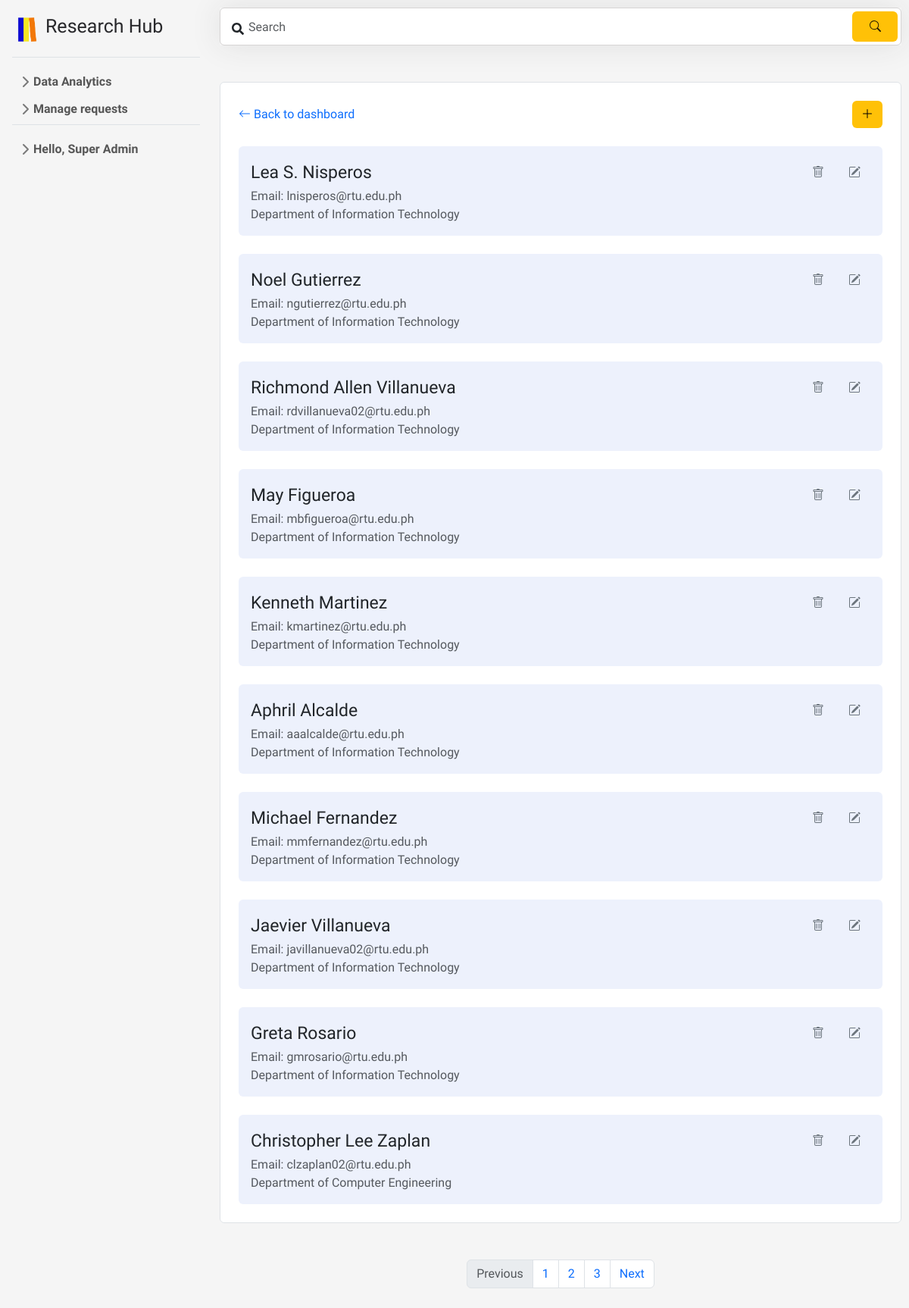
The page /supadmin/mAdvisers.php (signed in) on the database its author committed.
### tables this page shows
CREATE TABLE `advisers` (
  `id` int(11) NOT NULL,
  `name` varchar(30) NOT NULL,
  `email` varchar(60) NOT NULL,
  `dept` varchar(30) NOT NULL
);

### supadmin/mAdvisers.php (the view, shortened to what this page needs)
<?php
include '../includes/header.php';
include '../includes/sidebarSupadmin.php';
echo "<link rel='stylesheet' type='text/css' href='../css/aDashStyle.css'>";
echo "<link rel='stylesheet' type='text/css' href='../css/scrollbar.css'>";
echo "<link rel='stylesheet' type='text/css' href='../css/mAdvisers.css'>";
$advisersPerPage = 10;
try {
    if (isset($_GET['search'])) {
        $search = $_GET['search'];
        $stmt = $pdo->prepare("SELECT * FROM `advisers` WHERE name LIKE :search");
        $stmt->bindValue(':search', "%$search%");
    } else {
        $stmt = $pdo->prepare("SELECT * FROM `advisers`");
    }
    $stmt->execute();
    $advisers = $stmt->fetchAll(PDO::FETCH_ASSOC);
} catch (PDOException $e) {
    $errMsg = "Error fetching advisers: " . $e->getMessage();
}
$currentPage = isset($_GET['page']) ? $_GET['page'] : 1;
$offset = ($currentPage - 1) * $advisersPerPage;
try {
    if (isset($_GET['search'])) {
        $search = $_GET['search'];
        $stmt = $pdo->prepare("SELECT * FROM `advisers` WHERE name LIKE :search LIMIT :offset, :perPage");
        $stmt->bindValue(':search', "%$search%");
    } else {
        $stmt = $pdo->prepare("SELECT * FROM `advisers` LIMIT :offset, :perPage");
    }
    $stmt->bindValue(':offset', $offset, PDO::PARAM_INT);
    $stmt->bindValue(':perPage', $advisersPerPage, PDO::PARAM_INT);
    $stmt->execute();
    $advisers = $stmt->fetchAll(PDO::FETCH_ASSOC);
} catch (PDOException $e) {
    $errMsg = "Error fetching advisers: " . $e->getMessage();
}
?>
<div id="content">
    <form class="search" method="get">
        <i class="fa fa-search"></i>
        <input type="text" class="form-control" placeholder="Search" name="search">
        <button class="btn btn-warning" type="submit">
            <svg xmlns="http://www.w3.org/2000/svg" width="15" height="15" fill="currentColor" class="bi bi-search" viewBox="0 0 16 16">
                <path d="M11.742 10.344a6.5 6.5 0 1 0-1.397 1.398h-.001q.044.06.098.115l3.85 3.85a1 1 0 0 0 1.415-1.414l-3.85-3.85a1 1 0 0 0-.115-.1zM12 6.5a5.5 5.5 0 1 1-11 0 5.5 5.5 0 0 1 11 0"/>
            </svg>
        </button>
    </form>
    <ul class="list-group mt-5 mb-5">
        <li class="list-group-item p-4">
            <div class="d-flex justify-content-between align-items-center">
                <a href="aDashboard.php" class="text-decoration-none">
                    <svg xmlns="http://www.w3.org/2000/svg" width="16" height="16" fill="currentColor" class="bi bi-arrow-left" viewBox="0 0 16 16">
                        <path fill-rule="evenodd" d="M15 8a.5.5 0 0 0-.5-.5H2.707l3.147-3.146a.5.5 0 1 0-.708-.708l-4 4a.5.5 0 0 0 0 .708l4 4a.5.5 0 0 0 .708-.708L2.707 8.5H14.5A.5.5 0 0 0 15 8"/>
                    </svg> Back to dashboard
                </a>
                <button type="button" class="btn btn-warning addbtn" data-bs-toggle="modal" data-bs-target="#exampleModal" data-bs-whatever="@fat">
                    <svg xmlns="http://www.w3.org/2000/svg" width="16" height="16" fill="currentColor" class="bi bi-plus-lg" viewBox="0 0 16 16">
                    <path fill-rule="evenodd" d="M8 2a.5.5 0 0 1 .5.5v5h5a.5.5 0 0 1 0 1h-5v5a.5.5 0 0 1-1 0v-5h-5a.5.5 0 0 1 0-1h5v-5A.5.5 0 0 1 8 2"/>
                    </svg>
                </button>
            </div>
            <?php foreach ($advisers as $adviser): ?>
                <ul style="list-style-type: none;" class="p-3 rounded ulInside mt-4">
                    <li class="list-group-item-title d-flex">
                        <a href="" class=" text-decoration-none text-dark" style="pointer-events: none;"><?php echo $adviser['name']; ?></a>
                        <div class="ml-auto">
                            <form action="" method="post">
                                <button type="button" name="delete" class="btn btn-link text-secondary" data-bs-toggle="modal" data-bs-target="#delete_<?php echo $adviser['id']; ?>">
                                </button>
                                <button type="button" class="btn btn-link text-secondary" data-bs-toggle="modal" data-bs-target="#editModal_<?php echo $adviser['id']; ?>">
                                </button>
                            </form>
                        </div>
                    </li>
                    <li class="text-muted">Email: <?php echo $adviser['email']; ?></li>
                    <li class="text-muted">Department of <?php echo $adviser['dept']; ?> </li>
                </ul>
            <?php endforeach; ?>
       </li>
    </ul>
    <?php
    if (count($advisers) >= 5) {
        echo '
            <nav aria-label="Page navigation example">
                <ul class="pagination justify-content-center">
                    <li class="page-item disabled">
                        <a class="page-link">Previous</a>
                    </li>
                    <li class="page-item"><a class="page-link" href="#">1</a></li>
                    <li class="page-item"><a class="page-link" href="#">2</a></li>
                    <li class="page-item"><a class="page-link" href="#">3</a></li>
                    <li class="page-item">
                    <a class="page-link" href="#">Next</a>
                    </li>
                </ul>
            </nav>
            ';
        }
    ?>
</div>

### f/css/aDashStyle.css (style rules this page uses)
body { min-height: 100vh; min-height: -webkit-fill-available; background-color: #F5F5F5; display: flex; margin: 0; overflow-y: auto; font-family: 'Nunito Sans', sans-serif; }
html { height: -webkit-fill-available; }
.bi { vertical-align: -.125em; pointer-events: none; fill: currentColor; }
#content { margin-left: 280px; flex-grow: 1; padding: 10px; }
.list-group-item-title { font-size: 23px; display: flex; justify-content: space-between; align-items: center; }
.list-group-item-title button { margin-left: auto; }
.ulInside { background-color: #EDF1FC; }
.search { position: relative; box-shadow: 0 0 40px rgba(51, 51, 51, .1); }
.search input { height: 50px; text-indent: 25px; border: 1px solid #d6d4d4; }
.search .fa-search { position: absolute; top: 20px; left: 16px; }
.search button { position: absolute; top: 5px; right: 5px; height: 40px; width: 60px; border: none; color: rgba(0, 0, 0, .85); }

### f/css/mAdvisers.css (style rules this page uses)
.addbtn { border: none; }

### rows shown on the page
advisers: name "Lea S. Nisperos", email "lnisperos@rtu.edu.ph", dept "Information Technology"
advisers: name "Noel Gutierrez", email "ngutierrez@rtu.edu.ph", dept "Information Technology"
advisers: name "Richmond Allen Villanueva", email "rdvillanueva02@rtu.edu.ph", dept "Information Technology"
advisers: name "May Figueroa", email "mbfigueroa@rtu.edu.ph", dept "Information Technology"
advisers: name "Kenneth Martinez", email "kmartinez@rtu.edu.ph", dept "Information Technology"
advisers: name "Aphril Alcalde", email "aaalcalde@rtu.edu.ph", dept "Information Technology"
advisers: name "Michael Fernandez", email "mmfernandez@rtu.edu.ph", dept "Information Technology"
advisers: name "Jaevier Villanueva", email "javillanueva02@rtu.edu.ph", dept "Information Technology"
advisers: name "Greta Rosario", email "gmrosario@rtu.edu.ph", dept "Information Technology"
advisers: name "Christopher Lee Zaplan", email "clzaplan02@rtu.edu.ph", dept "Computer Engineering"
